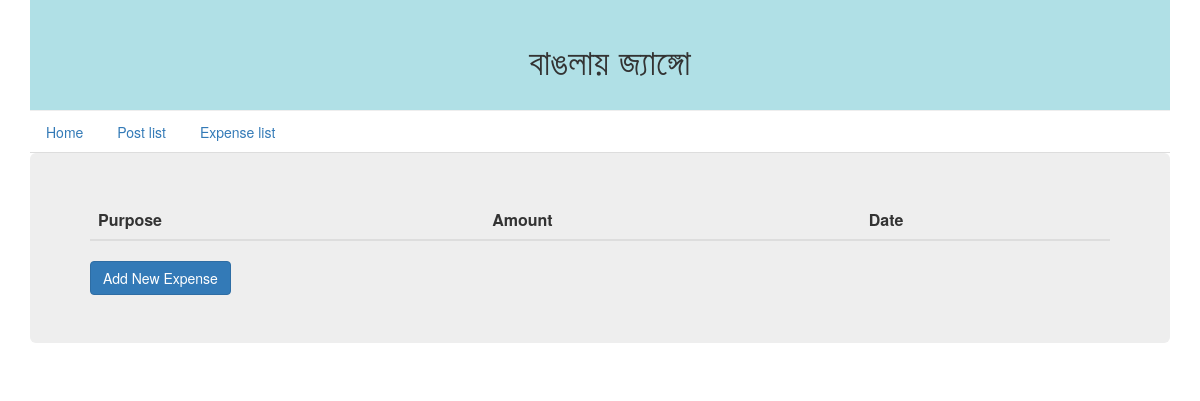
The page /cost/list/ on the database as committed earlier.
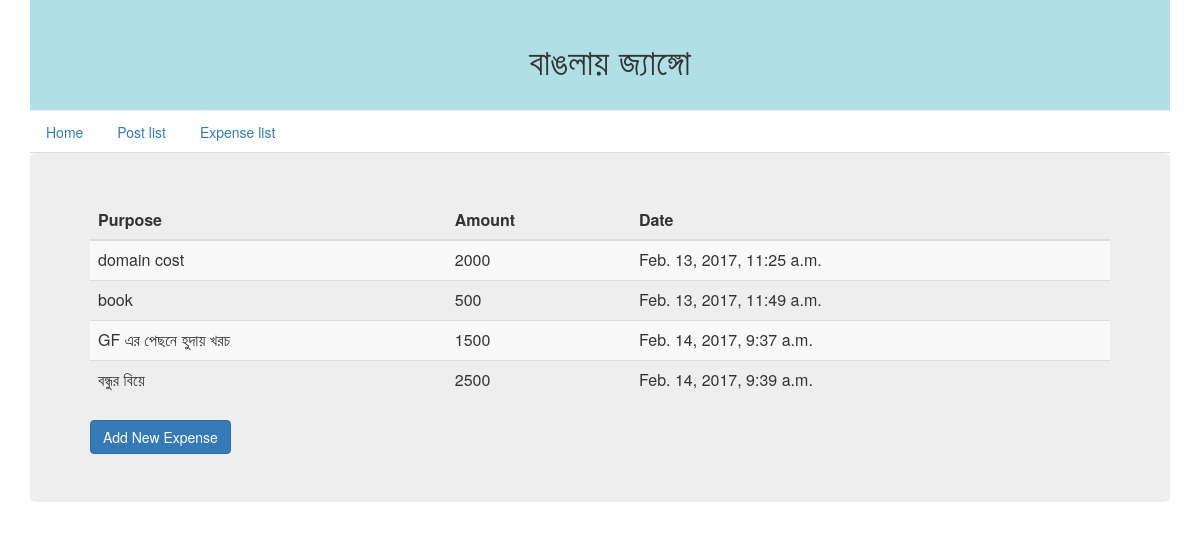
The same page on the database as committed later.
### cost_management/models.py (models this page shows, shortened)
class Expense(models.Model):
    amount = models.IntegerField()
    purpose = models.CharField(max_length=250)
    date = models.DateTimeField(auto_now_add=True)

### cost_management/views.py (the view)
def my_expense(request):
    expenses = Expense.objects.all()
    context = {'expenses': expenses}
    return render(request, 'cost/expense.html', context)

### templates/cost/expense.html
{% extends 'base.html' %}
{% block content %}
<table class="table  table-striped">
<thead>
<tr>
    <th>Purpose</th>
    <th>Amount</th>
    <th>Date</th>
</tr>
</thead>
<tbody>
{% for expense in expenses %}
<tr>
    <td>{{ expense.purpose }}</td>
    <td>{{ expense.amount }}</td>
    <td>{{ expense.date }}</td>
</tr>
{% endfor %}
</tbody>
</table>
<a class="btn btn-primary" href=" {% url 'add-expense' %}">Add New Expense</a>
{% endblock %}

### templates/base.html (shortened to what this page needs)
<html>
<head>
    {%  load staticfiles %}
    <link href="{% static 'css/bootstrap.min.css' %}" rel="stylesheet">
    <link rel="stylesheet" href="{% static 'style.css' %}">
</head>
<body>
    <div class="container">
        <div class="page-header page-header-custom">
            <h1 class="text-center">বাঙলায় জ্যাঙ্গো </h1>
        </div>
            <ul class="nav nav-tabs">
                <li><a href="{% url 'home' %}">Home</a></li>
                <li><a href="{% url 'post-list' %}">Post list</a></li>
                <li><a href="{% url 'cost-list' %}">Expense list</a></li>
            </ul>
        <div class="jumbotron">
            {% block content %}
            {% endblock %}
        </div>
    </div>
</body>
</html>

### static/style.css (style rules this page uses)
.page-header-custom { background-color: powderblue; margin-top: 0; margin-bottom: 0 ; padding: 20px 20px 20px 40px; }

Rows that differ between the two databases and show on the page:
added Expense: purpose "domain cost", amount "2000", date "Feb. 13, 2017, 11:25 a.m."
added Expense: purpose "book", amount "500", date "Feb. 13, 2017, 11:49 a.m."
added Expense: purpose "GF এর পেছনে হুদায় খরচ", amount "1500", date "Feb. 14, 2017, 9:37 a.m."
added Expense: purpose "বন্ধুর বিয়ে", amount "2500", date "Feb. 14, 2017, 9:39 a.m."
